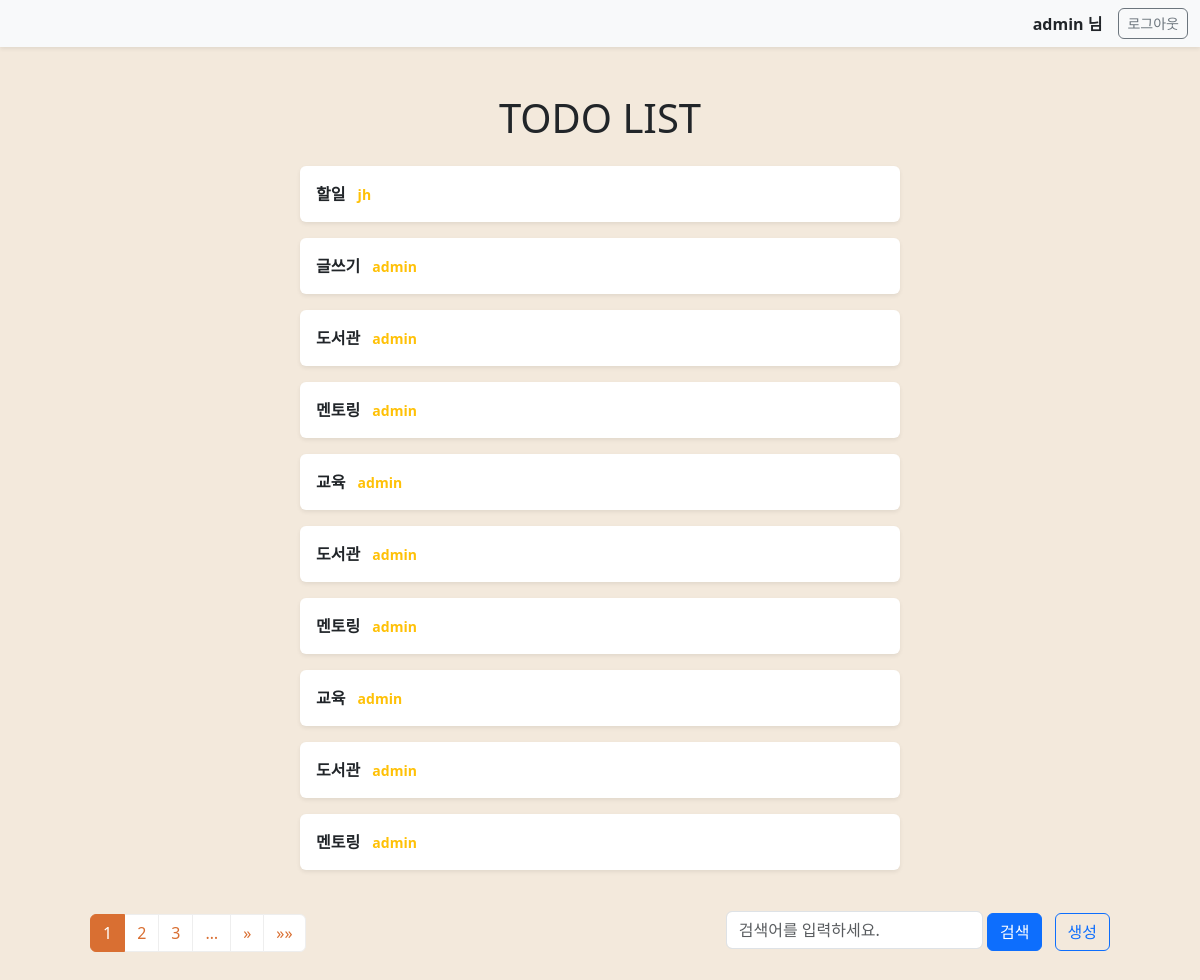
Page /cbv/todo/ (signed in) on the earlier database version.
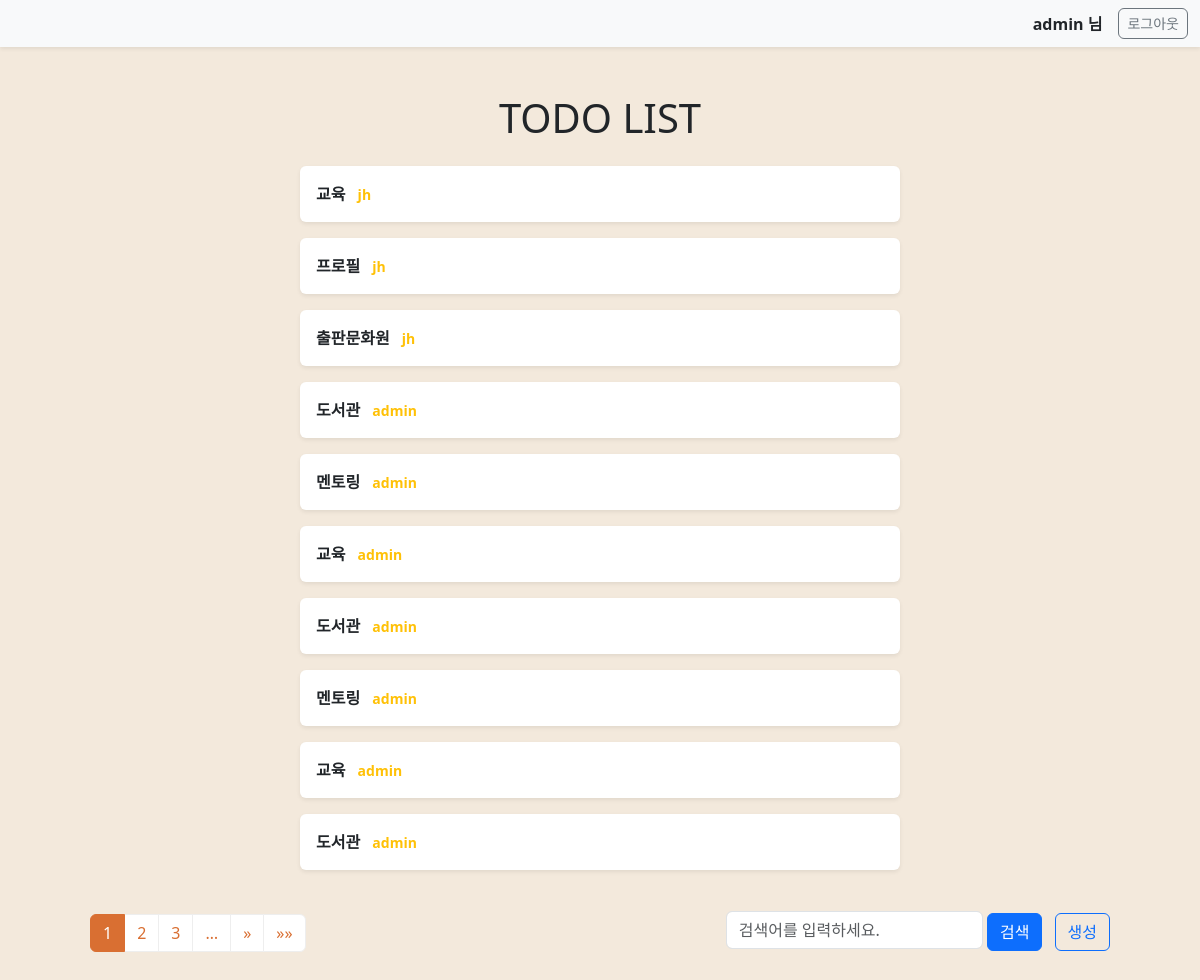
Same page on the later database version.
### todo/models.py (models this page shows, shortened)
class Todo(models.Model):
    title = models.CharField('제목',max_length=50)
    description = models.TextField('설명')
    start_date = models.DateField('시작일')
    end_date = models.DateField('마감일')
    is_completed = models.BooleanField('완료 여부',default=False)
    author = models.ForeignKey(User, on_delete=models.CASCADE)
    created_at = models.DateTimeField('생성 시간',auto_now_add=True)
    updated_at = models.DateTimeField('수정 시간',auto_now=True)
    class Meta :
        verbose_name = 'Todo'
        verbose_name_plural = 'Todo 목록'

### todo/cb_views.py (the view)
# urls.py: path('todo/', TodoListView.as_view(), name='cbv_todo_list'),
class TodoListView(LoginRequiredMixin, ListView):
    model = Todo
    template_name = 'todo_list.html'
    paginate_by = 10
    ordering = ['-created_at']
    def get_queryset(self):
        queryset = super().get_queryset()
        if not self.request.user.is_superuser :
            queryset = queryset.filter(author=self.request.user)
        q = self.request.GET.get('q')
        if q :
            from django.db.models.query_utils import Q
            queryset = queryset.filter(
                Q(title__icontains=q) |
                Q(description__icontains=q)
            )
        return queryset

### templates/todo_list.html (shortened to what this page needs)
{% extends 'base.html' %}
{% load static %}
{% block content %}
<div class="container mt-4">
    <h1 class="text-center mb-4">TODO LIST</h1>
    <ul class="list-unstyled mx-auto" style="max-width: 600px;">
        {% if request.user.is_superuser %}
            {% for todo in object_list %}
                <li class="mb-3 p-3 bg-white rounded shadow-sm todo-item">
                    <a href="{% url 'cbv_todo_info' todo.id %}" class="text-decoration-none text-dark fw-semibold d-block">
                        {{ todo.title }}
                        <small class="text-warning ms-2">{{ todo.author }}</small>
                    </a>
                </li>
            {% empty %}
                <li class="mb-3 p-3 bg-white rounded shadow-sm todo-item">등록된 TODO가 없습니다.</li>
            {% endfor %}
        {% endif %}
    </ul>
<div class="d-flex justify-content-between align-items-center mt-4 mb-3 px-5">
    <div>
        {% include 'pagination.html' %}
    </div>
    <div>
        <form method="GET" class="d-inline-block me-2">
            <input name="q" type="text" class="form-control d-inline-block w-auto" placeholder="검색어를 입력하세요."
                   value="{% if request.GET.q %}{{ request.GET.q }}{% endif %}">
            <button class="btn btn-primary">검색</button>
        </form>
        <a href="{% url 'cbv_todo_create' %}" class="btn btn-outline-primary">생성</a>
    </div>
</div>
</div>
{% endblock %}

### templates/base.html (shortened to what this page needs)
{% load static %}
<!DOCTYPE html>
<html lang="en">
<head>
    <link href="{% static 'css/bootstrap.css' %}" rel="stylesheet">
    <link href="{% static 'css/pagination.css' %}" rel="stylesheet">
</head>
<body style="padding-top: 70px; background-color: #F3E9DC;">
{% if request.user.is_authenticated %}
<nav class="navbar navbar-light bg-light fixed-top shadow-sm">
    <div class="container-fluid justify-content-end">
        <span class="me-3 fw-bold">{{ request.user.username }} 님</span>
        <form action="{% url 'logout' %}" method="POST" class="d-inline">
            <button type="submit" class="btn btn-outline-secondary btn-sm rounded">로그아웃</button>
        </form>
    </div>
</nav>
{% block content %}{% endblock %}
{% endif %}
</body>
</html>

### templates/pagination.html (shortened to what this page needs)
<nav aria-label="페이지 네비게이션">
  <ul class="pagination justify-content-center" style="margin-top: 20px;">
    {% for i in page_obj.paginator.page_range %}
      {% if page_obj.number == i %}
        <li class="page-item active" aria-current="page">
          <span class="page-link" href="#">{{ i }}</span>
        </li>
      {% elif i > page_obj.number|add:-3 and i < page_obj.number|add:3 %}
        <li class="page-item">
          <a class="page-link" href="?page={{ i }}{% if request.GET.q %}&q={{ request.GET.q }}{% endif %}{% if fragment %}#{{ fragment }}{% endif %}">{{ i }}</a>
        </li>
      {% endif %}
    {% endfor %}
    {% if page_obj.number|add:2 < page_obj.paginator.num_pages %}
      <li class="page-item"><a class="page-link" href="?page={{ page_obj.number|add:3 }}{% if request.GET.q %}&q={{ request.GET.q }}{% endif %}{% if fragment %}#{{ fragment }}{% endif %}">&hellip;</a></li>
    {% endif %}
    {% if page_obj.has_next %}
      <li class="page-item">
        <a class="page-link" href="?page={{ page_obj.next_page_number }}{% if request.GET.q %}&q={{ request.GET.q }}{% endif %}{% if fragment %}#{{ fragment }}{% endif %}" aria-label="다음">
          <span aria-hidden="true">&raquo;</span>
        </a>
      </li>
      <li class="page-item">
        <a class="page-link" href="?page={{ page_obj.paginator.num_pages }}{% if request.GET.q %}&q={{ request.GET.q }}{% endif %}{% if fragment %}#{{ fragment }}{% endif %}" aria-label="마지막">
          <span aria-hidden="true">&raquo;&raquo;</span>
        </a>
      </li>
    {% endif %}
  </ul>
</nav>

### static/css/pagination.css (style rules this page uses)
.page-link { color: #D96F32; border: 1px solid #eee; }
.page-item.active .page-link { background-color: #D96F32; border-color: #D96F32; color: white; }

Differences in the rows shown:
removed Todo: title "할일", author "jh"
removed Todo: title "글쓰기", author "admin"
no longer on this page (row unchanged): Todo: title "멘토링", author "admin"
added Todo: title "교육", author "jh"
added Todo: title "프로필", author "jh"
added Todo: title "출판문화원", author "jh"
